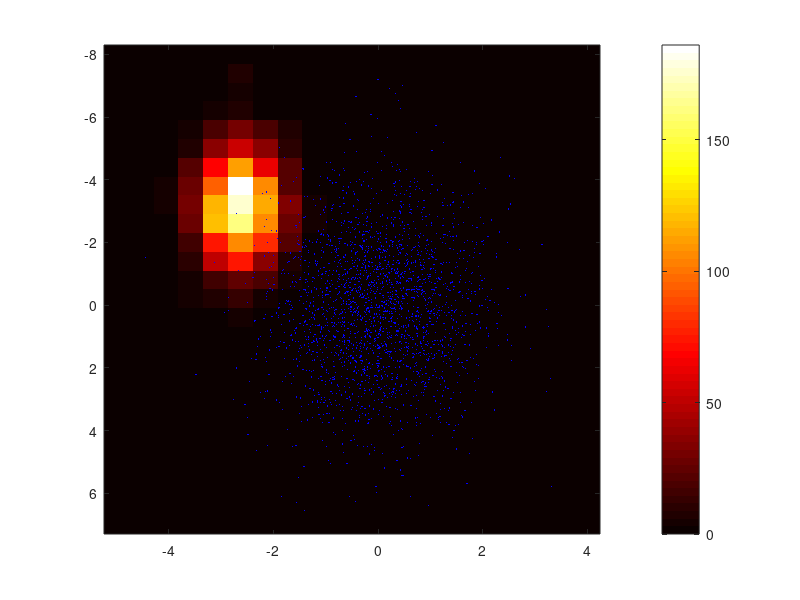

Write the MATLAB code that produced this figure.
%# some random data
X = randn(2500,1);
Y = randn(2500,1)*2;

%# bin centers (integers)
xbins = floor(min(X)):1:ceil(max(X));
ybins = floor(min(Y)):1:ceil(max(Y));
xNumBins = numel(xbins); yNumBins = numel(ybins);

%# map X/Y values to bin indices
Xi = interp1(xbins, 1:xNumBins, X, 'nearest', 'extrap');
Yi = interp1(ybins, 1:yNumBins, Y, 'nearest', 'extrap');

%# limit indices to the range [1,numBins]
Xi = max( min(Xi,xNumBins), 1);
Yi = max( min(Yi,yNumBins), 1);

%# count number of elements in each bin
H = accumarray([Yi(:) Xi(:)], 1, [yNumBins+10 xNumBins+10]);  %%DR .....

%# plot 2D histogram
imagesc(xbins, ybins, H), axis on %# axis image
colormap hot; colorbar
hold on, plot(X, Y, 'b.', 'MarkerSize',1), hold off